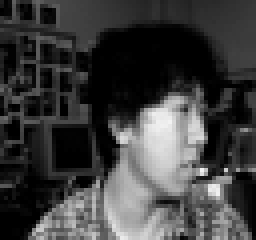
#> input picture PCA/image/an2i_left_angry_open_2.pgm, 64 x 60 px (shown 4 times larger); its folder holds 4 pictures in this run
$ python main.py
#> lines starting #> are read from the running program, lines starting #| are printed output that depends on the picture
### PCA/PCA.py
import numpy as np


def pca(data, k):
    """
    the PCA method
    :param data: input data set.
    :param k: the dimension you want to fall to.
    :return: new data set in the original vector space.
    """
    mean = np.mean(data, axis=0)
    data_after = data - mean
    covariance_matrix = np.cov(data_after, rowvar=False)

    eigenvalue, eigenvector = np.linalg.eig(covariance_matrix)

    eigenvalue_sort = np.argsort(eigenvalue)
    eigenvalue_sort = eigenvalue_sort[: -(k + 1): -1]
    eigenvector_after = eigenvector[:, eigenvalue_sort]

    pca_data = data_after.dot(eigenvector_after)

    pca_data = pca_data.dot(eigenvector_after.transpose()) + mean

    return pca_data

### PCA/main.py
from PCA import *
from PIL import Image
import os
import glob
import matplotlib.pyplot as plt
from mpl_toolkits.mplot3d import Axes3D

if __name__ == '__main__':
    # data part
    n = 100
    mean = [0, 0, 0]
    cov = [[2, 3, 4], [1, 1, 1], [4, 3, 2]]
    # generate data
    x, y, z = np.random.multivariate_normal(mean, cov, n).T
    Data_in = np.mat([np.array([x[i], y[i], z[i]]) for i in range(len(x))])
    # calculate new data
    PCA_Data_in = np.mat(pca(Data_in, 2))
    # draw pictures
    ax = plt.figure().add_subplot(111, projection='3d')
    ax.scatter(x, y, z, c='g')
    ax.scatter([PCA_Data_in[:, 0]], [PCA_Data_in[:, 1]], [PCA_Data_in[:, 2]], c='r')
    ax.set_zlabel('Z')
    ax.set_ylabel('Y')
    ax.set_xlabel('X')
    plt.show()
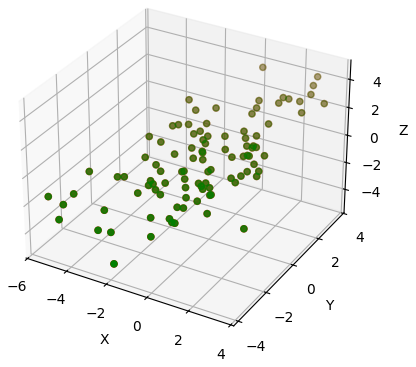
#> figure drawn by matplotlib, 1 panel

    # picture part
    picture_path = os.getcwd() + '/image/'
    output_path = os.getcwd() + '/output/'
    X = []
    n = 0
    # get all the pictures
    for name in glob.glob(picture_path + '*.pgm'):
        n += 1
        img = Image.open(name)
#> img is the input picture: PIL image 64x60 L; min 0, max 242, mean 61.7
        X.append(np.array(img).reshape((1, 3840))[0])
    Data = np.mat(X)
    # calculate new data
    PCA_Data = pca(Data, 100)
#> call 2 of pca, with data = array of shape (4, 3840), k = 100
#> in pca (call 2), `covariance_matrix = np.cov(data_after, rowvar=False)`:
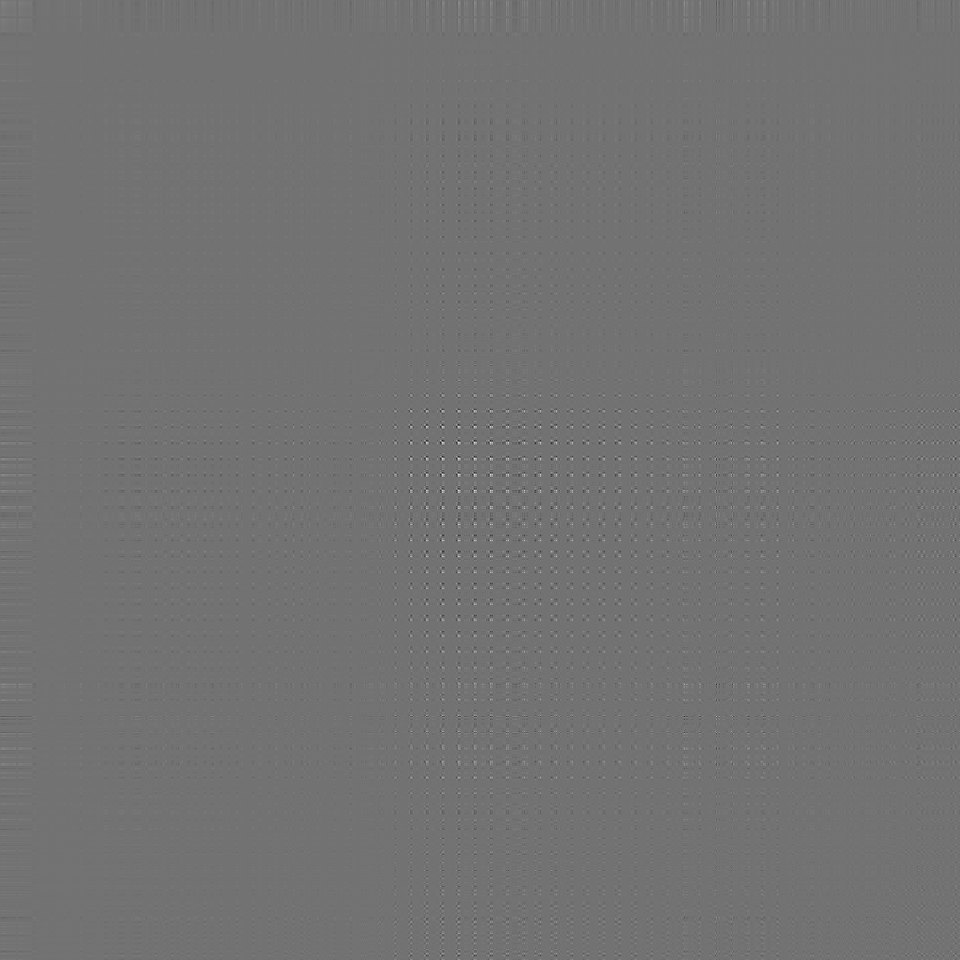
#> covariance_matrix: shape (3840, 3840) float64 (shown at 1/4 size); min -13046.5, max 15920.2, mean 4.2; drawn with min black and max white
#> (the run stopped early here; a loop or call above may not have finished)
